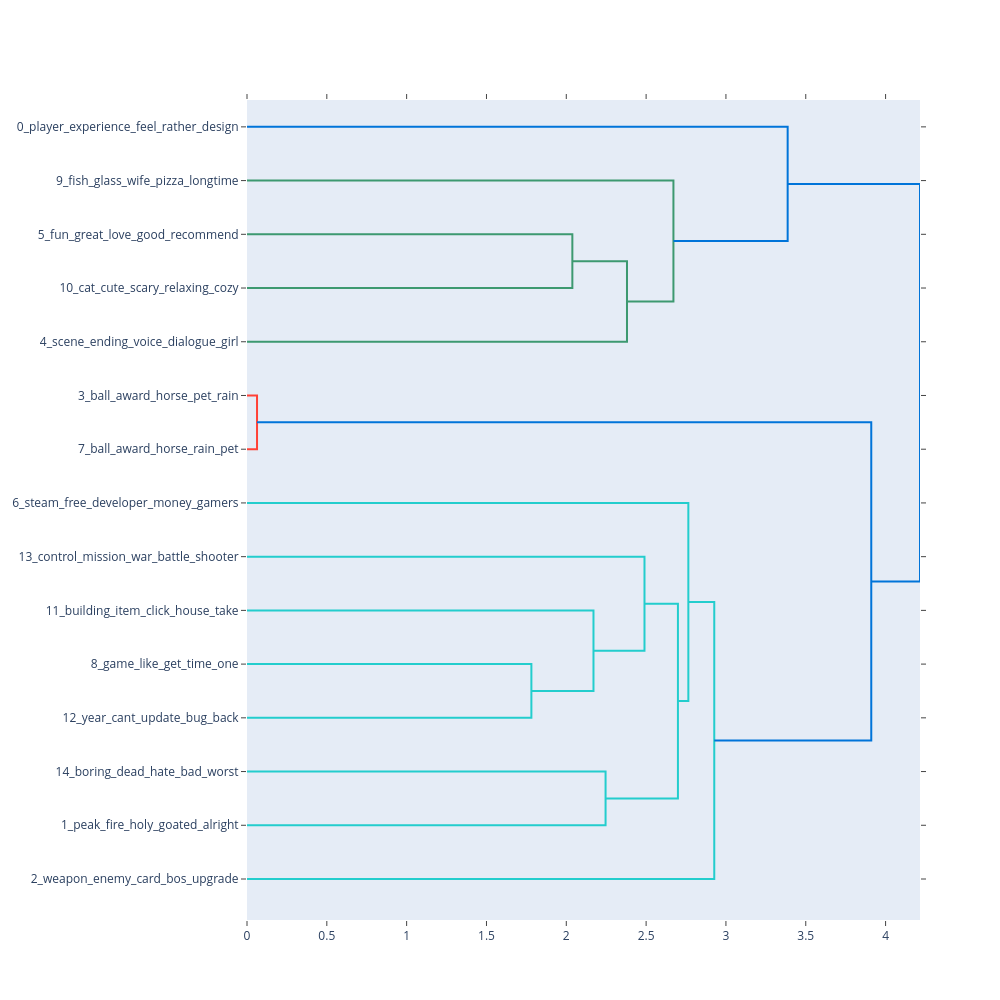

The notebook cell saved with this chart:
### Code cell
fig = model.visualize_topic_hierarchy()
fig.show()

### Figure 1 — Plotly figure (JSON) as saved in the notebook; plotly's stock layout.template omitted (floating-point values rounded to 4 significant figures)
{"data": [{"hoverinfo": "text", "marker": {"color": "rgb(61,153,112)"}, "mode": "lines", "type": "scatter", "x": [0.0, 2.038, 2.038, 0.0], "xaxis": "x", "y": [-25.0, -25.0, -35.0, -35.0], "yaxis": "y"}, {"hoverinfo": "text", "marker": {"color": "rgb(61,153,112)"}, "mode": "lines", "type": "scatter", "x": [2.038, 2.38, 2.38, 0.0], "xaxis": "x", "y": [-30.0, -30.0, -45.0, -45.0], "yaxis": "y"}, {"hoverinfo": "text", "marker": {"color": "rgb(61,153,112)"}, "mode": "lines", "type": "scatter", "x": [0.0, 2.671, 2.671, 2.38], "xaxis": "x", "y": [-15.0, -15.0, -37.5, -37.5], "yaxis": "y"}, {"hoverinfo": "text", "marker": {"color": "rgb(0,116,217)"}, "mode": "lines", "type": "scatter", "x": [0.0, 3.387, 3.387, 2.671], "xaxis": "x", "y": [-5.0, -5.0, -26.25, -26.25], "yaxis": "y"}, {"hoverinfo": "text", "marker": {"color": "rgb(255,65,54)"}, "mode": "lines", "type": "scatter", "x": [0.0, 0.06282, 0.06282, 0.0], "xaxis": "x", "y": [-55.0, -55.0, -65.0, -65.0], "yaxis": "y"}, {"hoverinfo": "text", "marker": {"color": "rgb(35,205,205)"}, "mode": "lines", "type": "scatter", "x": [0.0, 1.781, 1.781, 0.0], "xaxis": "x", "y": [-105.0, -105.0, -115.0, -115.0], "yaxis": "y"}, {"hoverinfo": "text", "marker": {"color": "rgb(35,205,205)"}, "mode": "lines", "type": "scatter", "x": [0.0, 2.17, 2.17, 1.781], "xaxis": "x", "y": [-95.0, -95.0, -110.0, -110.0], "yaxis": "y"}, {"hoverinfo": "text", "marker": {"color": "rgb(35,205,205)"}, "mode": "lines", "type": "scatter", "x": [0.0, 2.49, 2.49, 2.17], "xaxis": "x", "y": [-85.0, -85.0, -102.5, -102.5], "yaxis": "y"}, {"hoverinfo": "text", "marker": {"color": "rgb(35,205,205)"}, "mode": "lines", "type": "scatter", "x": [0.0, 2.246, 2.246, 0.0], "xaxis": "x", "y": [-125.0, -125.0, -135.0, -135.0], "yaxis": "y"}, {"hoverinfo": "text", "marker": {"color": "rgb(35,205,205)"}, "mode": "lines", "type": "scatter", "x": [2.49, 2.699, 2.699, 2.246], "xaxis": "x", "y": [-93.75, -93.75, -130.0, -130.0], "yaxis": "y"}, {"hoverinfo": "text", "marker": {"color": "rgb(35,205,205)"}, "mode": "lines", "type": "scatter", "x": [0.0, 2.765, 2.765, 2.699], "xaxis": "x", "y": [-75.0, -75.0, -111.9, -111.9], "yaxis": "y"}, {"hoverinfo": "text", "marker": {"color": "rgb(35,205,205)"}, "mode": "lines", "type": "scatter", "x": [2.765, 2.927, 2.927, 0.0], "xaxis": "x", "y": [-93.44, -93.44, -145.0, -145.0], "yaxis": "y"}, {"hoverinfo": "text", "marker": {"color": "rgb(0,116,217)"}, "mode": "lines", "type": "scatter", "x": [0.06282, 3.91, 3.91, 2.927], "xaxis": "x", "y": [-60.0, -60.0, -119.2, -119.2], "yaxis": "y"}, {"hoverinfo": "text", "marker": {"color": "rgb(0,116,217)"}, "mode": "lines", "type": "scatter", "x": [3.387, 4.216, 4.216, 3.91], "xaxis": "x", "y": [-15.62, -15.62, -89.61, -89.61], "yaxis": "y"}], "layout": {"autosize": false, "height": 1000, "hovermode": "closest", "showlegend": false, "width": 1000, "xaxis": {"mirror": "allticks", "rangemode": "tozero", "showgrid": false, "showline": true, "showticklabels": true, "ticks": "outside", "type": "linear", "zeroline": false}, "yaxis": {"mirror": "allticks", "rangemode": "tozero", "showgrid": false, "showline": true, "showticklabels": true, "tickmode": "array", "ticks": "outside", "ticktext": ["0_player_experience_feel_rather_design", "9_fish_glass_wife_pizza_longtime", "5_fun_great_love_good_recommend", "10_cat_cute_scary_relaxing_cozy", "4_scene_ending_voice_dialogue_girl", "3_ball_award_horse_pet_rain", "7_ball_award_horse_rain_pet", "6_steam_free_developer_money_gamers", "13_control_mission_war_battle_shooter", "11_building_item_click_house_take", "8_game_like_get_time_one", "12_year_cant_update_bug_back", "14_boring_dead_hate_bad_worst", "1_peak_fire_holy_goated_alright", "2_weapon_enemy_card_bos_upgrade"], "tickvals": [-5, -15, -25, -35, -45, -55, -65, -75, -85, -95, -105, -115, -125, -135, -145], "type": "linear", "zeroline": false}}}
